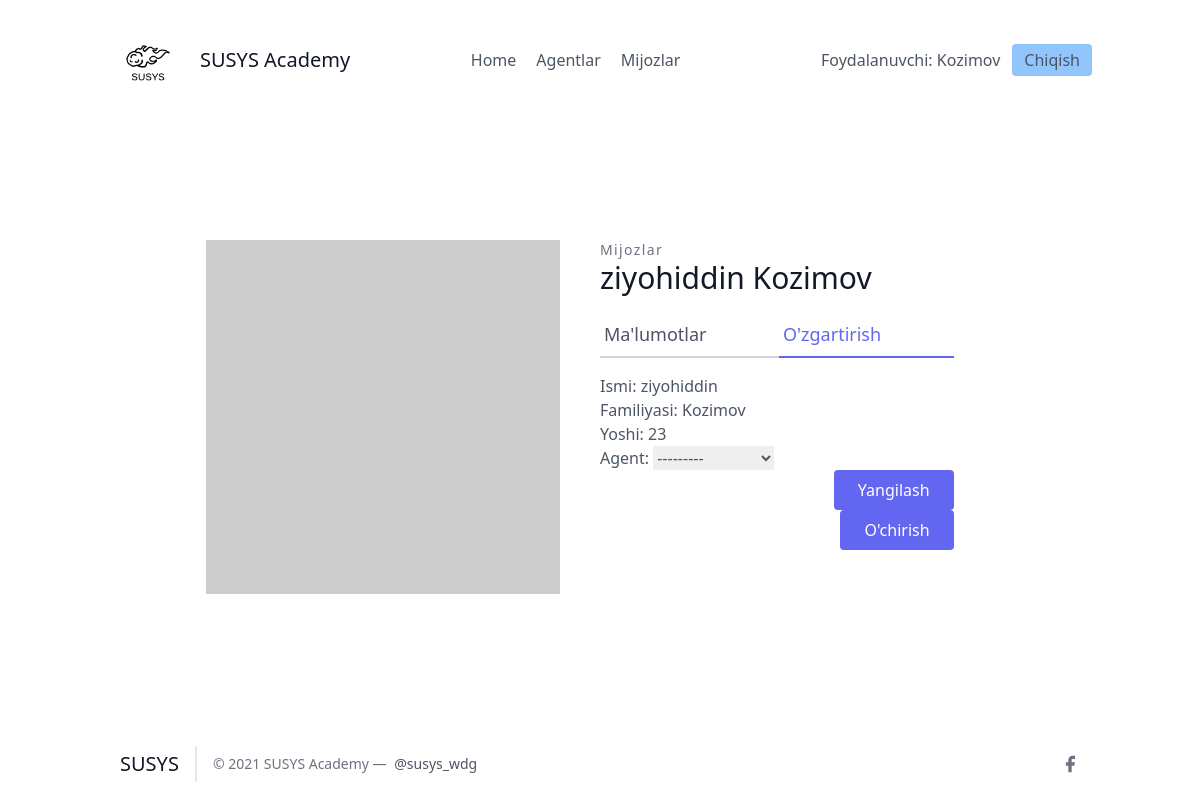
The page /leads/1/update_detail (signed in) on the database its author committed.
### leads/models.py (models this page shows, shortened)
class User(AbstractUser):
    is_organisor = models.BooleanField(default=True)
    is_agent = models.BooleanField(default=False)

class Lead(models.Model):
    ismi = models.CharField(max_length=20)
    familiyasi = models.CharField(max_length=20)
    yoshi = models.IntegerField(default=0)
    agent = models.ForeignKey("Agent", null=True, blank=True, on_delete=models.SET_NULL)
    organisation = models.ForeignKey(UserProfile, on_delete=models.CASCADE)

### leads/views.py (the view, shortened to what this page needs)
# urls.py: path('<int:pk>/update_detail', LeadUpdateView.as_view(), name="update"),
class LeadUpdateView(OrganisorAndLoginRequiredMixin, UpdateView):
    template_name = "leads/leads_update.html"
    queryset = Lead.objects.all()
    form_class = LeadModelForm

### leads/forms.py
class LeadModelForm(forms.ModelForm):
    class Meta:
        model = Lead
        fields = (
            "ismi",
            "familiyasi",
            "yoshi",
            "agent"
        )

### agents/mixins.py (called while the page is built)
    def dispatch(self, request, *args, **kwargs):
        if not request.user.is_authenticated or not request.user.is_organisor:
            return redirect("login")
        return super().dispatch(request, *args, **kwargs)

### leads/models.py (called while the page is built)
    def __str__(self):
        return str(self.user)

### leads/templates/leads/leads_update.html (shortened to what this page needs)
{% extends 'base.html' %}
{% block content %}
    <section class="text-gray-600 body-font overflow-hidden">
    <div class="container px-5 py-24 mx-auto">
    <div class="lg:w-4/5 mx-auto flex flex-wrap">
        <img alt="ecommerce" class="lg:w-1/2 w-full lg:pr-10 lg:py-6 mb-6 lg:mb-0 object-cover object-center rounded" src="https://dummyimage.com/400x400">
      <div class="lg:w-1/2 w-full lg:pr-10 lg:py-6 mb-6 lg:mb-0">
        <h2 class="text-sm title-font text-gray-500 tracking-widest">Mijozlar</h2>
        <h1 class="text-gray-900 text-3xl title-font font-medium mb-4">{{ lead.ismi }} {{ lead.familiyasi }}</h1>
        <div class="flex mb-4">
            <a href="{% url 'leads:detallar' lead.pk %}" class="flex-grow border-b-2 border-gray-300 py-2 text-lg px-1">
                Ma'lumotlar
            </a>
            <a href="{% url 'leads:update' lead.pk %}" class="flex-grow text-indigo-500 border-b-2 border-indigo-500 py-2 text-lg px-1">
                O'zgartirish
            </a>
        </div>
        <form method="post">
            <p>
            {{ form.as_p }}
            <button type="submit" class="flex ml-auto text-white bg-indigo-500 border-0 py-2 px-6 focus:outline-none hover:bg-indigo-600 rounded">Yangilash</button>
            <button class="flex ml-auto text-white bg-indigo-500 border-0 py-2 px-6 focus:outline-none hover:bg-indigo-600 rounded"><a href="{% url 'leads:delete' lead.pk %}">O'chirish </a></button>
        </form>
      </div>
    </div>
    </div>
    </section>
{% endblock %}

### frontend/details/navbar.html
{% load static %}
<header class="text-gray-600 body-font">
  <div class="container mx-auto flex flex-wrap p-5 flex-col md:flex-row items-center">
    <a class="flex title-font font-medium items-center text-gray-900 mb-4 md:mb-0">
      <img src="{% static 'img/logo-dark.png' %}" style="width: 80px;" alt="Logo">
      <span class="ml-3 text-xl">SUSYS Academy</span>
    </a>
    <nav class="md:ml-auto md:mr-auto flex flex-wrap items-center text-base justify-center">
      <a href="/" class="mr-5 hover:text-gray-900">Home</a>
    {% if not request.user.is_authenticated %}
      </nav>
        <button class="inline-flex items-center bg-blue-300 border-0 py-1 px-3 focus:outline-none hover:bg-blue-200 rounded text-base mt-4 md:mt-0" style="margin-right: 20px">
          <a  href="{% url 'signup' %}">Ro'yxatdan o'tish
          </a>
        </button>
    {% else %}
        {% if request.user.is_organisor %}
        <a href="/agents/" class="mr-5 hover:text-gray-900">Agentlar</a>
        {% endif %}
        <a href="/leads/" class="mr-5 hover:text-gray-900">Mijozlar</a>
      </nav>
    {% endif %}
    {% if request.user.is_authenticated %}
      Foydalanuvchi: {{ request.user.username }}
      <button class="ml-3 inline-flex items-center bg-blue-300 border-0 py-1 px-3 focus:outline-none hover:bg-blue-200 rounded text-base mt-4 md:mt-0">
        <a  href="{% url 'logout' %}">Chiqish
        </a>
      </button>
    {% else %}
    <button class="inline-flex items-center bg-blue-300 border-0 py-1 px-3 focus:outline-none hover:bg-blue-200 rounded text-base mt-4 md:mt-0">
      <a href="{% url 'login' %}">Kirish
    </a>
    </button>
    {% endif %}
  </div>
</header>

### rows shown on the page
User: user.username "Kozimov"
Lead: ismi "ziyohiddin", familiyasi "Kozimov", yoshi "23", agent "---------"
